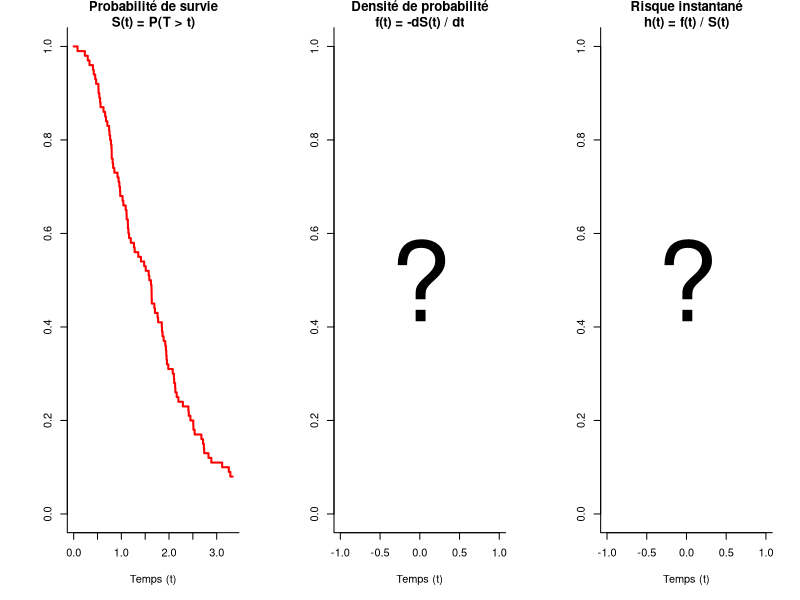
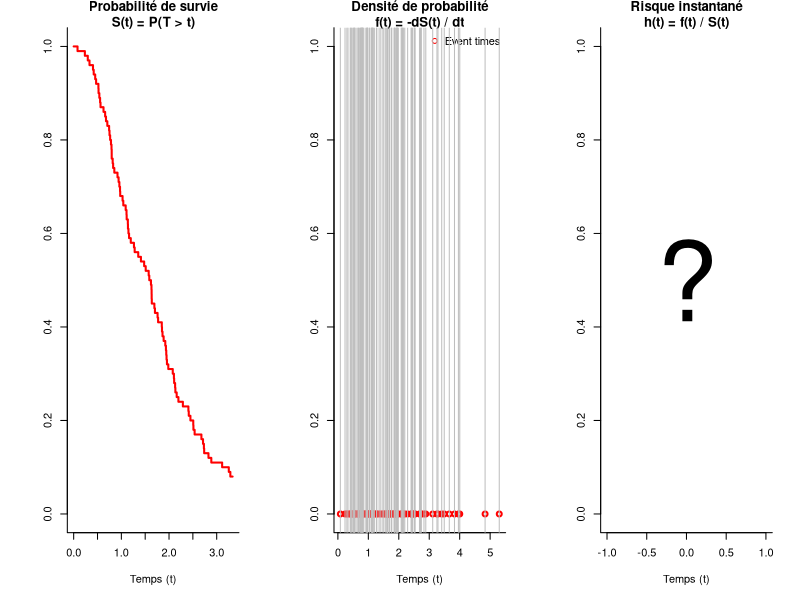
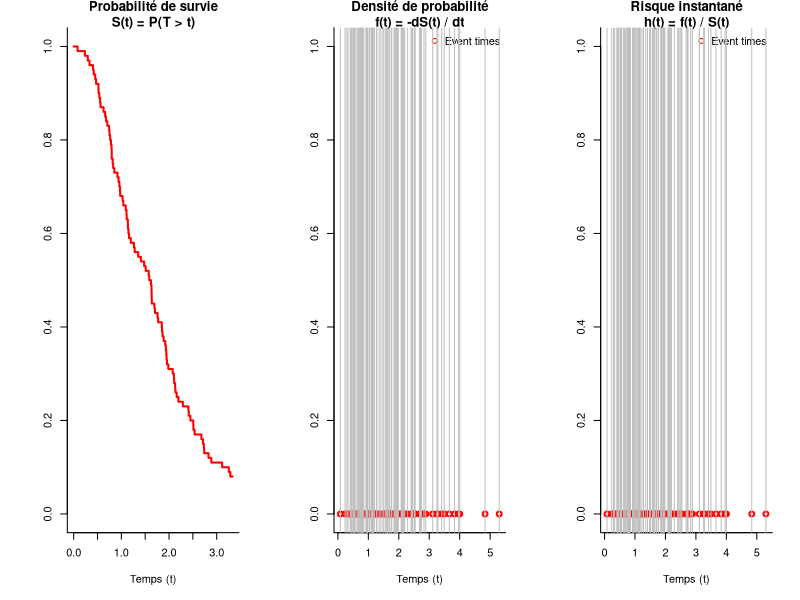
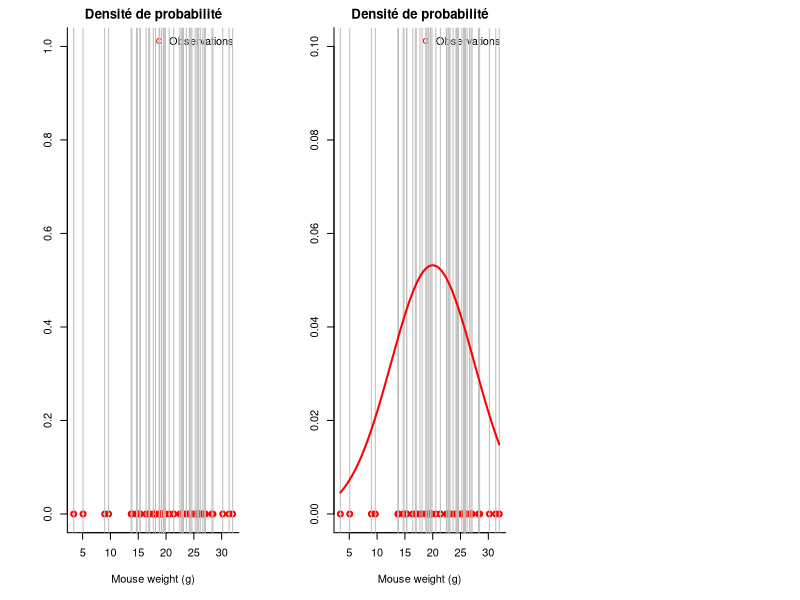
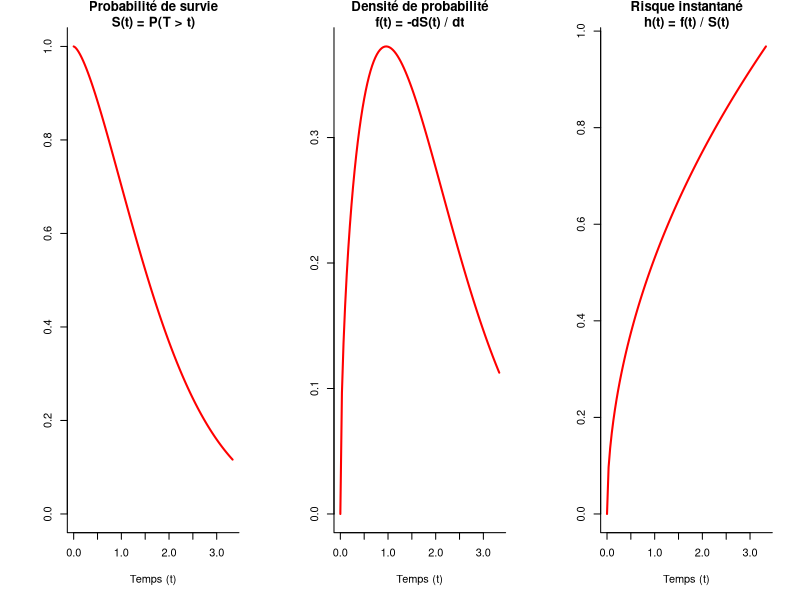
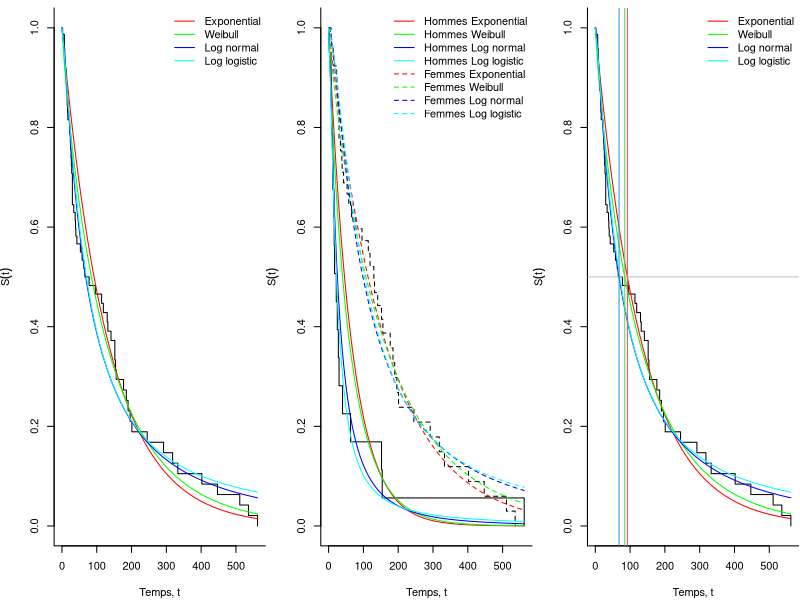
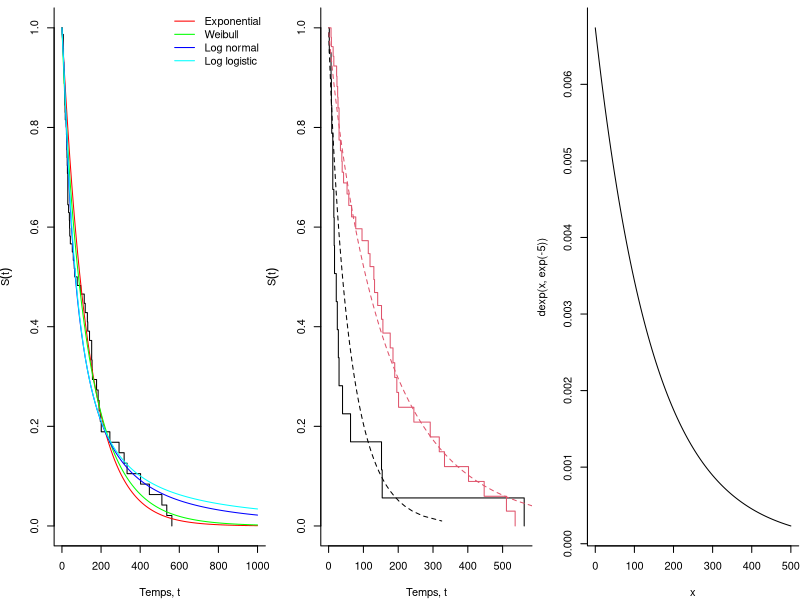
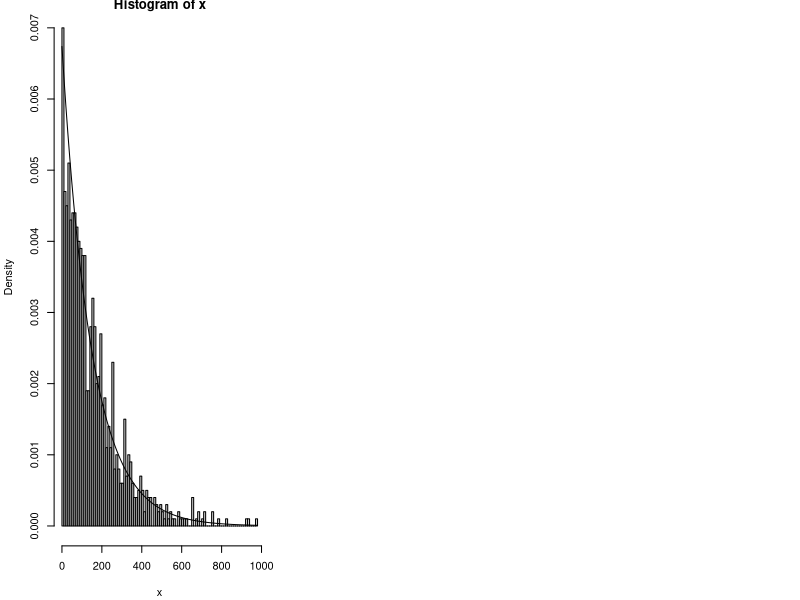

Source code (R) for these figures, in order:
## ---- chunk 1
head(cars)
## ---- chunk 2
library(survival)
pts <- 0:100/30
sc <- 2
sh <- 1.5
XLAB = 'Temps (t)'
N <- 100
set.seed(1)
times <- rweibull(N, sh, sc)
event <- rep(1, N)
par(mfrow=c(1, 3), mar = c(5, 5, 2, 2) + .1, bty='l')
plot(survfit(Surv(times, event) ~ 1), ylim=0:1,main = 'Probabilité de survie\nS(t) = P(T > t)',ylab = '',xlab = XLAB, lwd=2, col='red', xmax = max(pts), conf.int = FALSE)
plot(0,0, ty='l',ylim=0:1,main = 'Densité de probabilité\nf(t) = -dS(t) / dt',ylab = '', xlab = XLAB, lwd=2, col='white')
text(0,0.5,"?",cex=10)
plot(0,0, ty='l',ylim=0:1,main = 'Risque instantané\nh(t) = f(t) / S(t)',ylab = '', xlab = XLAB, lwd=2, col='white')
text(0,0.5,"?",cex=10)

## ---- chunk 3
par(mfrow=c(1, 3), mar = c(5, 5, 2, 2) + .1, bty='l')
plot(survfit(Surv(times, event) ~ 1), ylim=0:1,main = 'Probabilité de survie\nS(t) = P(T > t)',ylab = '',xlab = XLAB, lwd=2, col='red', xmax = max(pts), conf.int = FALSE)
plot(times[event==1],rep(0,sum(event)),ylim=0:1,main = 'Densité de probabilité\nf(t) = -dS(t) / dt',ylab = '', xlab = XLAB, lwd=2, col='red')
legend("topright","Event times",pch=1,col='red',bty="n")
abline(v=times[event==1],col="grey")
plot(0,0, ty='l',ylim=0:1,main = 'Risque instantané\nh(t) = f(t) / S(t)',ylab = '', xlab = XLAB, lwd=2, col='white')
text(0,0.5,"?",cex=10)

## ---- chunk 4
par(mfrow=c(1, 3), mar = c(5, 5, 2, 2) + .1, bty='l')
plot(survfit(Surv(times, event) ~ 1), ylim=0:1,main = 'Probabilité de survie\nS(t) = P(T > t)',ylab = '',xlab = XLAB, lwd=2, col='red', xmax = max(pts), conf.int = FALSE)
plot(times[event==1],rep(0,sum(event)),ylim=0:1,main = 'Densité de probabilité\nf(t) = -dS(t) / dt',ylab = '', xlab = XLAB, lwd=2, col='red')
legend("topright","Event times",pch=1,col='red',bty="n")
abline(v=times[event==1],col="grey")
plot(times[event==1],rep(0,sum(event)),ylim=0:1,main = 'Risque instantané\nh(t) = f(t) / S(t)',ylab = '', xlab = XLAB, lwd=2, col='red')
legend("topright","Event times",pch=1,col='red',bty="n")
abline(v=times[event==1],col="grey")

## ---- chunk 5
N <- 50
set.seed(1)
x <- rnorm(N,20,7.5)
plot(x,rep(0,length(x)),ylim=0:1,main = 'Densité de probabilité',ylab = '', xlab = "Mouse weight (g)", lwd=2, col='red',bty='l')
legend("topright","Observations",pch=1,col='red',bty="n")
abline(v=x,col="grey")

## ---- chunk 6
plot(x,rep(0,length(x)),ylim=c(0,0.1),main = 'Densité de probabilité',ylab = '', xlab = "Mouse weight (g)", lwd=2, col='red',bty='l')
legend("topright","Observations",pch=1,col='red',bty="n")
abline(v=x,col="grey")
curve(dnorm(x,20,7.5),add=T,lwd=2,col='red')
## ---- chunk 7
pts <- 0:100/30
sc <- 2
sh <- 1.5
XLAB = 'Temps (t)'
#par(xaxs='i', mfrow=c(1, 3), bty='l')
par( mfrow=c(1, 3), bty='l')
plot(pts, pweibull(pts, sh, sc, lower.tail = FALSE), ty='l', ylim=0:1,main = 'Probabilité de survie\nS(t) = P(T > t)',ylab = '', xlab = XLAB, lwd=2, col='red')
plot(pts, dweibull(pts, sh, sc), ty='l',main = 'Densité de probabilité\nf(t) = -dS(t) / dt',ylab = '', xlab = XLAB, lwd=2, col='red')
plot(pts, dweibull(pts, sh, sc) / pweibull(pts, sh, sc, lower.tail = FALSE),ty='l', main = 'Risque instantané\nh(t) = f(t) / S(t)',ylab = '', xlab = XLAB, lwd=2, col='red')

## ---- chunk 8
library('survival')
data('kidney')
head(kidney)
## ---- chunk 9
kidney$sex=kidney$sex-1
## ---- chunk 10
fit_exp<-survreg(Surv(time,status) ~ 1, kidney,dist="exponential")
summary(fit_exp)
## ---- chunk 11
(beta0_exp<-fit_exp$coef) #extraction de la valeur de beta0
(lambda_exp<-exp(-beta0_exp))
## ---- chunk 12
fit_exp2<-survreg(Surv(time,status) ~ sex, kidney,dist="exponential")
summary(fit_exp)
## ---- chunk 13
betas_exp<-fit_exp2$coef #extraction de la valeur des betas
exp(-exp(-betas_exp[1])) #Survie chez les hommes
exp(-exp(-sum(betas_exp))) #survie chez les femmes
## ---- chunk 14
fit_weib<-survreg(Surv(time,status) ~ 1, kidney,dist="weibull")
summary(fit_weib)
## ---- chunk 15
beta0_weib<-fit_weib$coef #extraction de la valeur de beta0
(lambda_weib<-exp(beta0_weib))
(scale_weib<-fit_weib$scale)
## ---- chunk 16
fit_weib2<-survreg(Surv(time,status) ~ sex, kidney,dist="weibull")
summary(fit_weib2)
## ---- chunk 17
betas_weib<-fit_weib2$coef #extraction de la valeur des betas
lambda_weib2<-exp(betas_weib)
scale_weib2<-fit_weib2$scale
## ---- chunk 18
betas_weib<-fit_weib2$coef #extraction de la valeur des betas
exp(-(1/betas_exp[1])^(1/scale_weib2)) #Survie chez les hommes
exp(-(1/sum(betas_exp))^(1/scale_weib2)) #survie chez les femmes
## ---- chunk 19
fit_logNorm<-survreg(Surv(time,status) ~ 1, kidney,dist="lognormal")
summary(fit_logNorm)
## ---- chunk 20
mu_logNorm<-fit_logNorm$coef
scale_logNorm<-fit_logNorm$scale
## ---- chunk 21
fit_logNorm2<-survreg(Surv(time,status) ~ sex, kidney,dist="lognormal")
summary(fit_logNorm2)
## ---- chunk 22
mu_logNorm2<-fit_logNorm2$coef
scale_logNorm2<-fit_logNorm2$scale
## ---- chunk 23
1-pnorm((log(1)-mu_logNorm2[1])/scale_logNorm2) #Survie chez les hommes
1-pnorm((log(1)-sum(mu_logNorm2))/scale_logNorm2) #survie chez les femmes
## ---- chunk 24
fit_logLogi<-survreg(Surv(time,status) ~ 1, kidney,dist="loglogistic")
summary(fit_logLogi)
## ---- chunk 25
mu_logLogi<-fit_logLogi$coef
scale_logLogi<-fit_logLogi$scale
## ---- chunk 26
fit_logLogi2<-survreg(Surv(time,status) ~ sex, kidney,dist="loglogistic")
## ---- chunk 27
mu_logLogi2<-fit_logLogi2$coef
scale_logLogi2<-fit_logLogi2$scale
## ---- chunk 28
1/(1+exp((log(1)-mu_logLogi2[1])/scale_logLogi2)) #Survie chez les hommes
1/(1+exp((log(1)-sum(mu_logLogi2))/scale_logLogi2)) #survie chez les femmes
## ---- chunk 29
par(mar = c(4, 4, .5, 0) + .1)
plot(survfit(Surv(time, status) ~ 1, data = kidney), conf.int = FALSE, xlab = 'Temps, t',ylab = bquote(paste(S(t))), col = "black")
curve(exp(-lambda_exp*x),add=T,col='red')
curve(exp(-(x/lambda_weib)^(1/scale_weib)),add=T,col="green")
curve(1-pnorm((log(x)-mu_logNorm)/scale_logNorm),add=T,col="blue")
curve(1/(1+exp((log(x)-mu_logLogi)/scale_logLogi)),add=T,col="cyan")
legend("topright",c("Exponential","Weibull","Log normal","Log logistic"),col=c("red","green","blue","cyan"),lty=1,bty="n")
## ---- chunk 30
par(mar = c(4, 4, .5, 0) + .1)
plot(survfit(Surv(time, status) ~ sex, data = kidney), conf.int = FALSE, xlab = 'Temps, t',ylab = bquote(paste(S(t))), col = "black", lty = c(1,2))

curve(exp(-exp(-betas_exp[1])*x),add=T,col='red')
curve(exp(-exp(-sum(betas_exp))*x),add=T,col='red', lty=2)

curve(exp(-(x/exp(+betas_weib[1]))^(1/scale_weib2)),add=T,col="green")
curve(exp(-(x/exp(sum(betas_weib)))^(1/scale_weib2)),add=T,col="green", lty=2)

curve(1-pnorm((log(x)-mu_logNorm2[1])/scale_logNorm2),add=T,col="blue")
curve(1-pnorm((log(x)-sum(mu_logNorm2))/scale_logNorm2),add=T,col="blue", lty=2)

curve(1/(1+exp((log(x)-mu_logLogi2[1])/scale_logLogi2)),add=T,col="cyan")
curve(1/(1+exp((log(x)-sum(mu_logLogi2))/scale_logLogi2)),add=T,col="cyan", lty=2)

legend("topright",c(paste("Hommes",c("Exponential","Weibull","Log normal","Log logistic")),
                    paste("Femmes",c("Exponential","Weibull","Log normal","Log logistic")  )), col=rep(c("red","green","blue","cyan"),2), lty=c(rep(1,4),rep(2,4)),bty="n")
## ---- chunk 31
qexp(0.5,lambda_exp)
qweibull(0.5,1/scale_weib,lambda_weib)
qlnorm(0.5,mu_logNorm,scale_logNorm)
## ---- chunk 32
par(mar = c(4, 4, .5, 0) + .1)
plot(survfit(Surv(time, status) ~ 1, data = kidney), conf.int = FALSE, xlab = 'Temps, t',ylab = bquote(paste(S(t))), col = "black")
curve(exp(-lambda_exp*x),add=T,col='red')
curve(exp(-(x/lambda_weib)^(1/scale_weib)),add=T,col="green")
curve(1-pnorm((log(x)-mu_logNorm)/scale_logNorm),add=T,col="blue")
curve(1/(1+exp((log(x)-mu_logLogi)/scale_logLogi)),add=T,col="cyan")
legend("topright",c("Exponential","Weibull","Log normal","Log logistic"),col=c("red","green","blue","cyan"),lty=1,bty="n")
abline(h=0.5,col="gray")
abline(v=c(qexp(0.5,lambda_exp),qweibull(0.5,1/scale_weib,lambda_weib),qlnorm(0.5,mu_logNorm,scale_logNorm)),col=2:4)

## ---- chunk 33
par(mar = c(4, 4, .5, 0) + .1)
plot(survfit(Surv(time, status) ~ 1, data = kidney),xlim=c(0,1000), conf.int = FALSE, xlab = 'Temps, t',ylab = bquote(paste(S(t))), col = "black")
curve(exp(-lambda_exp*x),add=T,col='red')
curve(exp(-(x/lambda_weib)^(1/scale_weib)),add=T,col="green")
curve(1-pnorm((log(x)-mu_logNorm)/scale_logNorm),add=T,col="blue")
curve(1/(1+exp((log(x)-mu_logLogi)/scale_logLogi)),add=T,col="cyan")
legend("topright",c("Exponential","Weibull","Log normal","Log logistic"),col=c("red","green","blue","cyan"),lty=1,bty="n")

## ---- chunk 34
predict(fit_weib)
## ---- chunk 35
fit_weib2<-survreg(Surv(time,status) ~ sex, kidney,dist="weibull")
#summary(fit_weib2)
#prediction pour sex = 1
print(paste0("Prédiction pour les hommes : ",predict(fit_weib2,newdata = list(sex=0))))
#prediction pour sex = 2
print(paste0("Prédiction pour les femmes : ",predict(fit_weib2,newdata = list(sex=1))))

## ---- chunk 36
plot(survfit(Surv(time, status) ~ sex, data = kidney), conf.int = FALSE, xlab = 'Temps, t',ylab = bquote(paste(S(t))), col=1:2)
p<-seq(0.01, 0.99, by=.01)
lines(x = predict(fit_weib2, type = "quantile", p = p, newdata=list(sex=0)), y = rev(p),lty=2)
lines(x = predict(fit_weib2, type = "quantile", p = p, newdata=list(sex=1)), y = rev(p),col=2,lty=2)


## ---- chunk 37
anova(fit_weib,fit_weib2)
## ---- chunk 38
#AIC
extractAIC(fit_weib)
extractAIC(fit_weib2)
#BIC
extractAIC(fit_weib,k=log(nrow(kidney)))
extractAIC(fit_weib2,k=log(nrow(kidney)))
## ---- chunk 39
anova(fit_exp,fit_weib)
## ---- chunk 40
#AIC
extractAIC(fit_exp)
extractAIC(fit_weib)
#BIC
extractAIC(fit_exp,k=log(nrow(kidney)))
extractAIC(fit_weib,k=log(nrow(kidney)))
## ---- chunk 41
k=log(nrow(kidney))
data.frame(model=c("Exponentiel","Weibull","log-normal","log-logistique"),
           AIC=c(extractAIC(fit_exp)[2],extractAIC(fit_weib)[2],extractAIC(fit_logNorm)[2],extractAIC(fit_logLogi)[2]),
           BIC=c(extractAIC(fit_exp,k=k)[2],extractAIC(fit_weib,k=k)[2],extractAIC(fit_logNorm,k=k)[2],extractAIC(fit_logLogi,k=k)[2]))
## ---- chunk 42
fit_exp2<-survreg(Surv(time,status) ~ sex, kidney,dist="exponential")
fit_logNorm2<-survreg(Surv(time,status) ~ sex, kidney,dist="lognormal")
fit_logLogi2<-survreg(Surv(time,status) ~ sex, kidney,dist="loglogistic")
k=log(nrow(kidney))
data.frame(model=c("Exponentiel","Weibull","log-normal","log-logistique"),
           AIC=c(extractAIC(fit_exp2)[2],extractAIC(fit_weib2)[2],extractAIC(fit_logNorm2)[2],extractAIC(fit_logLogi2)[2]),
           BIC=c(extractAIC(fit_exp2,k=k)[2],extractAIC(fit_weib2,k=k)[2],extractAIC(fit_logNorm2,k=k)[2],extractAIC(fit_logLogi2,k=k)[2]))
## ---- chunk 43
curve(dexp(x,exp(-5)),0,500)
## ---- chunk 44
set.seed(1)
x<-rexp(1000,exp(-5)) #génération de 1000 valeurs selon cette distribution
hist(x,breaks=100,freq=F)
curve(dexp(x,exp(-5)),add=T) #rajouter la distribution théorique sur l'histogramme
## ---- chunk 45
set.seed(1)
T<-rexp(500,exp(-5))
cens<-rexp(500,exp(-6)) #paramètres à changer en fonction du taux de censure désiré, potentiellement à regarder en terme analytique
Y<-pmin(T,cens) #obtenir les temps min pour chaque observation entre censure et temps d'évènement
delta<-1*I(T<cens) #Indicatrice d'évènement 1 si temps d'évènement < temps de censure, 0 sinon
summary(fit<-survreg(Surv(Y,delta) ~ 1,dist="exponential"))
print("Simulated intercept: 6")
print(paste0("Estimated intercept: ",coef(fit)," with 95% confidence interval between ",confint(fit)[1]," and ",confint(fit)[2]))
## ---- chunk 46
check<-rep(0,1000)
for(i in 1:1000){
  set.seed(i)
  T<-rexp(500,exp(-5))
  cens<-rexp(500,exp(-6)) #paramètres à changer en fonction du taux de censure désiré, potentiellement à regarder en terme analytique
  Y<-pmin(T,cens) #obtenir les temps min pour chaque observation entre censure et temps d'évènement
  delta<-1*I(T<cens) #Indicatrice d'évènement 1 si temps d'évènement < temps de censure, 0 sinon
  fit<-survreg(Surv(Y,delta) ~ 1,dist="exponential")
  if(i==1) print(summary(fit))
  CI<-confint(fit)
  check[i]<-ifelse(5>=CI[1] & 5<=CI[2],1,0)
}
paste0(mean(check)*100,"% des IC95% contiennent la valeur théorique")
## ---- chunk 47
N<-500 #taille de la population
signif<-rep(0,1000)
for(i in 1:1000){
  set.seed(i)
  X<-sort(rep(0:1,N/2))
  T<-rexp(N,exp(-(5+0.5*X)))
  cens<-rexp(N,exp(-6)) #paramètres à changer en fonction du taux de censure désiré, potentiellement à regarder en terme analytique
  Y<-pmin(T,cens) #obtenir les temps min pour chaque observation entre censure et temps d'évènement
  delta<-1*I(T<cens) #Indicatrice d'évènement 1 si temps d'évènement < temps de censure, 0 sinon
  fit<-survreg(Surv(Y,delta) ~ X,dist="exponential")
  CI<-confint(fit)[2,]
  signif[i]<-ifelse(summary(fit)$table[2,4]<0.05,1,0)
}
paste0("Le coefficient est statistiquement significatif dans ",mean(signif)*100,"% des simulations (= puissance)")
## ---- chunk 48
N<-100 #taille de la population
signif<-rep(0,1000)
for(i in 1:1000){
  set.seed(i)
  X<-sort(rep(0:1,N/2))
  T<-rexp(N,exp(-(5+0.5*X)))
  cens<-rexp(N,exp(-6)) # paramètres à changer en fonction du taux de censure désiré, potentiellement à regarder en terme analytique
  Y<-pmin(T,cens) #obtenir les temps min pour chaque observation entre censure et temps d'évènement
  delta<-1*I(T<cens) # Indicatrice d'évènement 1 si temps d'évènement < temps de censure, 0 sinon
  fit<-survreg(Surv(Y,delta) ~ X,dist="exponential")
  CI<-confint(fit)[2,]
  signif[i]<-ifelse(summary(fit)$table[2,4]<0.05,1,0)
}
paste0("Le coefficient est statistiquement significatif dans ",mean(signif)*100,"% des simulations (= puissance)")
